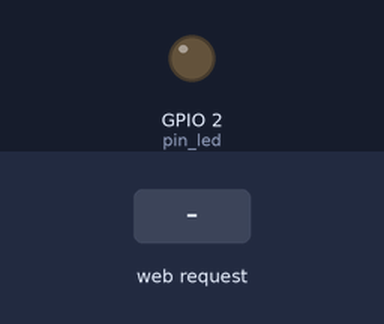
This sketch was run on a simulated ESP8266 (NodeMCU). Shown: output pins drawn as LEDs (lit = HIGH). The test bench sets the inputs (shaded band). WiFi joins after 1.5 s; servers stay silent unless stated; what the sketch prints to the serial monitor is not drawn.

Above: at 2.7 s.
2.8 s: HTTP request GET /ledstate received
At 4.1 s:
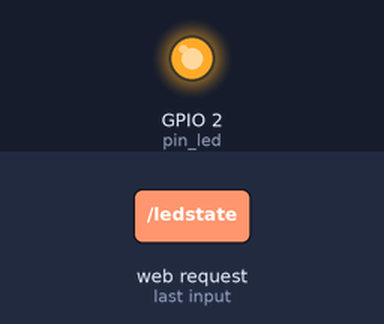
Timing chart, 0 to 5.8 s (numbered marks = the images above; inputs shaded):
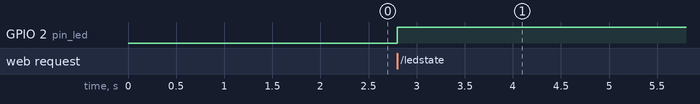

The sketch:

webserver_html_js.ino
```cpp
// (licence header left out)
#include <ESP8266WiFi.h>
#include <ESP8266WebServer.h>

ESP8266WebServer server;
uint8_t pin_led = 2;
char* ssid = "iPhone";
char* password = "e0k2a1cx6wtyz";

char webpage[] PROGMEM = R"=====(
<html>
<head>
</head>
<body>
<p> LED Status: <span id="led-state">__</span> </p>
<button onclick="myFunction()"> TOGGLE </button>
</body>
<script>
function myFunction()
{
  console.log("button was clicked!");
  var xhr = new XMLHttpRequest();
  var url = "/ledstate";

  xhr.onreadystatechange = function() {
    if (this.readyState == 4 && this.status == 200) {
      document.getElementById("led-state").innerHTML = this.responseText;
    }
  };

  xhr.open("GET", url, true);
  xhr.send();
};
document.addEventListener('DOMContentLoaded', myFunction, false);
</script>
</html>
)=====";

void setup()
{
  pinMode(pin_led, OUTPUT);
  WiFi.begin(ssid,password);
  Serial.begin(115200);
  while(WiFi.status()!=WL_CONNECTED)
  {
    Serial.print(".");
    delay(500);
  }
  Serial.println("");
  Serial.print("IP Address: ");
  Serial.println(WiFi.localIP());

  server.on("/",[](){server.send_P(200,"text/html", webpage);});
  server.on("/ledstate",getLEDState);
  server.begin();
}

void loop()
{
  server.handleClient();
}

void toggleLED()
{
  digitalWrite(pin_led,!digitalRead(pin_led));
}

void getLEDState()
{
  toggleLED();
  String led_state = digitalRead(pin_led) ? "ON" : "OFF";
  server.send(200,"text/plain", led_state);
}
```

Measured:
- after the input at 2.8 s, GPIO 2 (pin_led): LOW → HIGH at once
